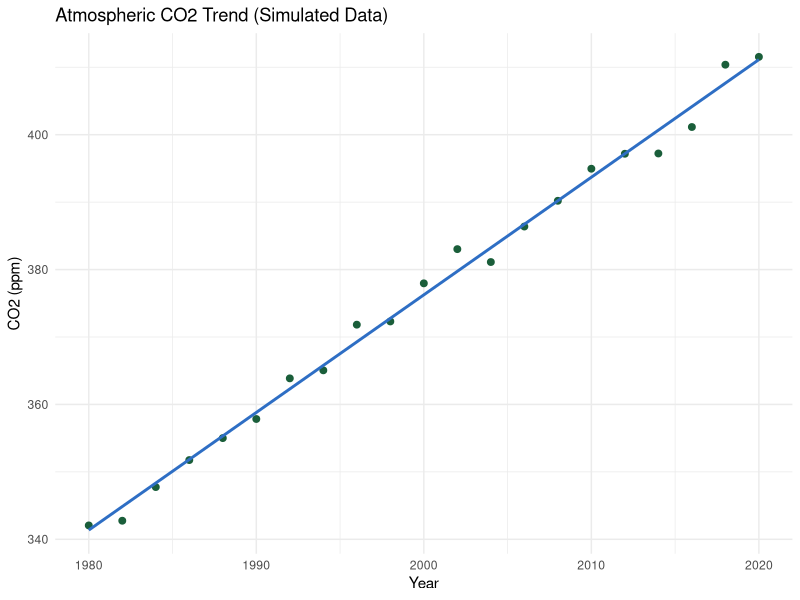

Source code (R):
## ---- chunk 1
library(ggplot2)

set.seed(42)
years <- seq(1980, 2020, by = 2)
co2 <- 340 + 1.8 * (years - 1980) + rnorm(length(years), 0, 1.5)
co2_df <- data.frame(Year = years, CO2_ppm = co2)

ggplot(co2_df, aes(x = Year, y = CO2_ppm)) +
  geom_point(color = "#1a5e3a", size = 2) +
  geom_smooth(method = "lm", se = FALSE, color = "#2e6ec4") +
  labs(title = "Atmospheric CO2 Trend (Simulated Data)",
       x = "Year", y = "CO2 (ppm)") +
  theme_minimal()
